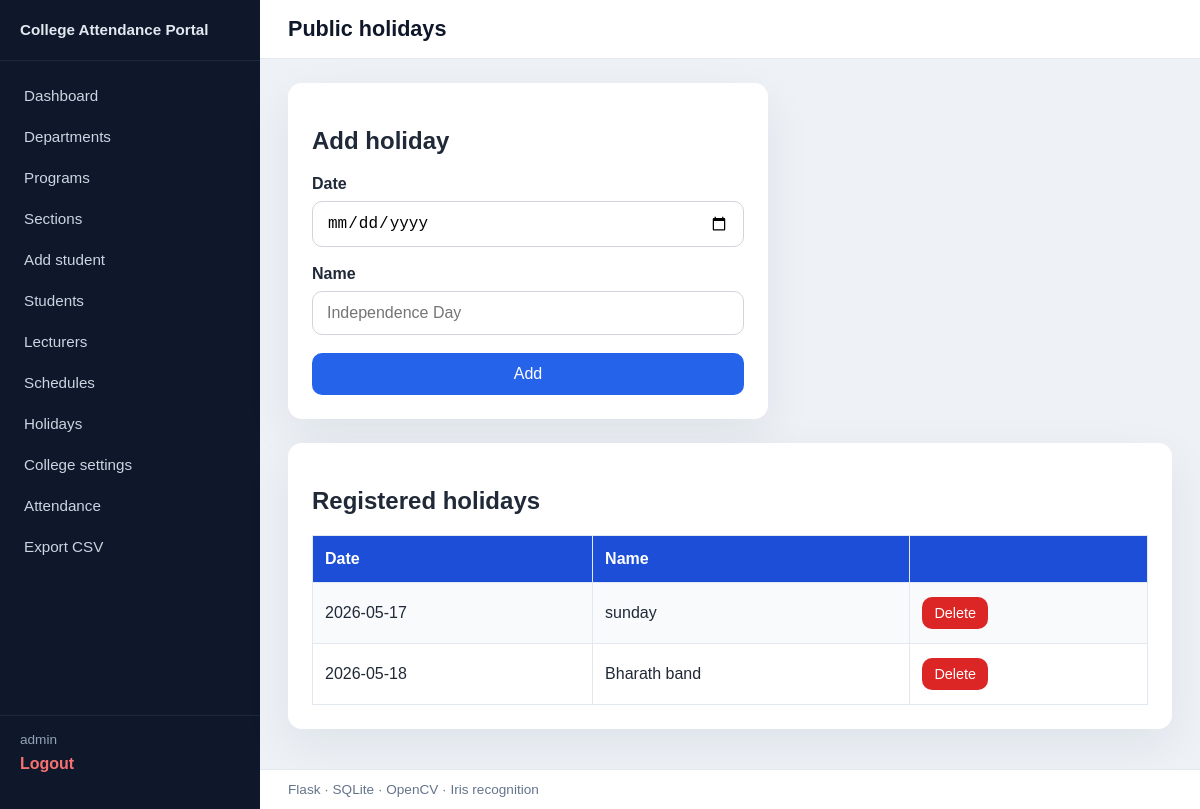
/admin/holidays (signed in), run on the app's committed database.
### tables this page shows
CREATE TABLE college_settings (
            key TEXT PRIMARY KEY,
            value TEXT NOT NULL
        );

CREATE TABLE holidays (
            id INTEGER PRIMARY KEY AUTOINCREMENT,
            date TEXT NOT NULL UNIQUE,
            name TEXT NOT NULL
        );

### app.py (the view, shortened to what this page needs)
@app.route("/admin/holidays", methods=["GET", "POST"])
@admin_required
def admin_holidays():
    conn = get_db_connection()
    rows = conn.execute("SELECT id, date, name FROM holidays ORDER BY date").fetchall()
    conn.close()
    return render_template("admin_holidays.html", holidays=rows)

### app.py (called while the page is built)
def get_setting(key: str, default: str = "") -> str:
    conn = get_db_connection()
    row = conn.execute(
        "SELECT value FROM college_settings WHERE key = ?", (key,)
    ).fetchone()
    conn.close()
    return row["value"] if row else default

@app.context_processor
def inject_college():
    logo = get_setting("college_logo", "")
    logo_url = url_for("static", filename=logo) if logo else ""
    return {
        "college_name": get_setting("college_name", "College Attendance Portal"),
        "college_logo_url": logo_url,
    }

def admin_required(view):
    @wraps(view)
    def wrapped(*args, **kwargs):
        if not session.get("login_id"):
            flash("Please log in to continue.")
            return redirect(url_for("login", next=request.path))
        if session.get("role") != "admin":
            flash("You do not have permission to access that page.")
            return redirect(url_for("index"))
        return view(*args, **kwargs)
    return wrapped

### database.py (called while the page is built)
def get_db_connection():
    conn = sqlite3.connect(
        str(DATABASE_PATH),
        timeout=30.0,
        check_same_thread=False,
    )
    conn.row_factory = sqlite3.Row
    conn.execute("PRAGMA foreign_keys = ON")
    conn.execute("PRAGMA busy_timeout = 30000")
    conn.execute("PRAGMA journal_mode = WAL")
    return conn

### templates/admin_holidays.html (shortened to what this page needs)
{% extends 'base.html' %}
{% block heading %}Public holidays{% endblock %}
{% block content %}
<section class="page-section narrow-form">
    <h2>Add holiday</h2>
    <form method="post" class="form-grid">
        <label>Date
            <input type="date" name="holiday_date" required />
        </label>
        <label>Name
            <input type="text" name="holiday_name" required placeholder="Independence Day" />
        </label>
        <div class="submit-row">
            <button type="submit">Add</button>
        </div>
    </form>
</section>
<section class="page-section" style="margin-top:24px;">
    <h2>Registered holidays</h2>
    {% if holidays %}
    <div class="table-wrap">
        <table>
            <thead>
                <tr><th>Date</th><th>Name</th><th></th></tr>
            </thead>
            <tbody>
                {% for h in holidays %}
                <tr>
                    <td>{{ h['date'] }}</td>
                    <td>{{ h['name'] }}</td>
                    <td>
                        <form method="post" action="{{ url_for('admin_holiday_delete', hid=h['id']) }}" class="inline-form" onsubmit="return confirm('Delete this holiday?');">
                            <button type="submit" class="btn-danger">Delete</button>
                        </form>
                    </td>
                </tr>
                {% endfor %}
            </tbody>
        </table>
    </div>
    {% else %}
    <p class="muted">No holidays configured.</p>
    {% endif %}
</section>
{% endblock %}

### templates/base.html (shortened to what this page needs)
<!DOCTYPE html>
<html lang="en">
<head>
    <link rel="stylesheet" href="{{ url_for('static', filename='css/style.css') }}" />
</head>
<body class="{% if session.get('login_id') %}app-shell{% endif %}">
{% if session.get('login_id') %}
<div class="layout-portal">
    <aside class="sidebar">
        <div class="sidebar-brand">
            <span class="sidebar-title">{{ college_name }}</span>
        </div>
        <nav class="sidebar-nav">
            {% if session.get('role') == 'admin' %}
                <a href="{{ url_for('admin_dashboard') }}">Dashboard</a>
                <a href="{{ url_for('add_department') }}">Departments</a>
                <a href="{{ url_for('add_branch') }}">Programs</a>
                <a href="{{ url_for('add_section') }}">Sections</a>
                <a href="{{ url_for('add_student') }}">Add student</a>
                <a href="{{ url_for('view_students') }}">Students</a>
                <a href="{{ url_for('admin_lecturers') }}">Lecturers</a>
                <a href="{{ url_for('admin_schedule') }}">Schedules</a>
                <a href="{{ url_for('admin_holidays') }}">Holidays</a>
                <a href="{{ url_for('admin_settings') }}">College settings</a>
                <a href="{{ url_for('admin_view_attendance') }}">Attendance</a>
                <a href="{{ url_for('admin_download') }}">Export CSV</a>
            {% elif session.get('role') in ('lecturer', 'teacher') %}
                <a href="{{ url_for('lecturer_dashboard') }}">Dashboard</a>
                <a href="{{ url_for('lecturer_edit_attendance') }}">Edit attendance</a>
            {% elif session.get('role') == 'student' %}
                <a href="{{ url_for('student_dashboard') }}">Dashboard</a>
                <a href="{{ url_for('student_attendance_page') }}">Mark attendance</a>
                <a href="{{ url_for('student_calendar') }}">Calendar</a>
            {% endif %}
        </nav>
        <div class="sidebar-footer">
            <span class="sidebar-user">{{ session.get('username') }}</span>
            <a href="{{ url_for('logout') }}" class="sidebar-logout">Logout</a>
        </div>
    </aside>
    <div class="layout-main">
        <header class="topbar">
            <h1 class="topbar-heading">{% block heading %}{% endblock %}</h1>
        </header>
        <div class="main-content">
{% endif %}
{% block content %}{% endblock %}
{% if session.get('login_id') %}
        </div>
        <footer class="site-footer-inner">Flask · SQLite · OpenCV · Iris recognition</footer>
    </div>
</div>
{% else %}
</main>
<footer class="site-footer">
    <div class="container">Flask · SQLite · OpenCV iris/eye recognition</div>
</footer>
{% endif %}
</body>
</html>

### static/css/style.css (style rules this page uses)
* { box-sizing: border-box; }
body { margin: 0; font-family: Arial, sans-serif; background: #f6f8fb; color: #1f2937; }
.narrow-form { max-width: 480px; }
.inline-form { display: inline; }
button.btn-danger { background: #dc2626; width: auto; padding: 8px 12px; font-size: 0.9rem; }
.page-section { background: #ffffff; border-radius: 14px; padding: 24px; box-shadow: 0 16px 48px rgba(15, 23, 42, 0.07); }
.form-grid { display: grid; gap: 18px; }
label { display: grid; gap: 8px; font-weight: 600; }
input[type="text"], input[type="password"], input[type="search"], input[type="date"], input[type="number"], input[type="file"], select, button { width: 100%; padding: 12px 14px; border-radius: 10px; border: 1px solid #d1d5db; font-size: 1rem; }
button { cursor: pointer; background: #2563eb; color: #ffffff; border: none; transition: background 0.2s ease; }
.submit-row { display: flex; justify-content: flex-start; }
.table-wrap { overflow-x: auto; }
table { width: 100%; border-collapse: collapse; }
thead { background: #1d4ed8; color: #ffffff; }
th, td { padding: 14px 12px; border: 1px solid #e2e8f0; text-align: left; }
tbody tr:nth-child(odd) { background: #f8fafc; }
.app-shell { margin: 0; min-height: 100vh; background: #eef2f7; }
.layout-portal { display: flex; min-height: 100vh; }
.sidebar { width: 260px; flex-shrink: 0; background: #0f172a; color: #e2e8f0; display: flex; flex-direction: column; padding: 20px 0; }
.sidebar-brand { display: flex; align-items: center; gap: 12px; padding: 0 20px 20px; border-bottom: 1px solid #1e293b; }
.sidebar-title { font-weight: 700; font-size: 0.95rem; line-height: 1.3; }
.sidebar-nav { display: flex; flex-direction: column; gap: 4px; padding: 16px 12px; flex: 1; }
.sidebar-nav a { color: #cbd5e1; text-decoration: none; padding: 10px 12px; border-radius: 8px; font-weight: 500; font-size: 0.95rem; }
.sidebar-footer { padding: 16px 20px; border-top: 1px solid #1e293b; display: flex; flex-direction: column; gap: 8px; }
.sidebar-user { font-size: 0.85rem; color: #94a3b8; }
.sidebar-logout { color: #f87171; text-decoration: none; font-weight: 600; }
.layout-main { flex: 1; display: flex; flex-direction: column; min-width: 0; }
.topbar { background: #fff; border-bottom: 1px solid #e2e8f0; padding: 16px 28px; }
.topbar-heading { margin: 0; font-size: 1.35rem; color: #0f172a; }
.main-content { flex: 1; padding: 24px 28px 40px; }
.site-footer-inner { padding: 12px 28px; font-size: 0.85rem; color: #64748b; background: #fff; border-top: 1px solid #e2e8f0; }

### data on the page
college_settings: value "College Attendance Portal"
holidays: date "2026-05-17", name "sunday"
holidays: date "2026-05-18", name "Bharath band"

### other printed values
{{ session.get('username') }} "admin"
